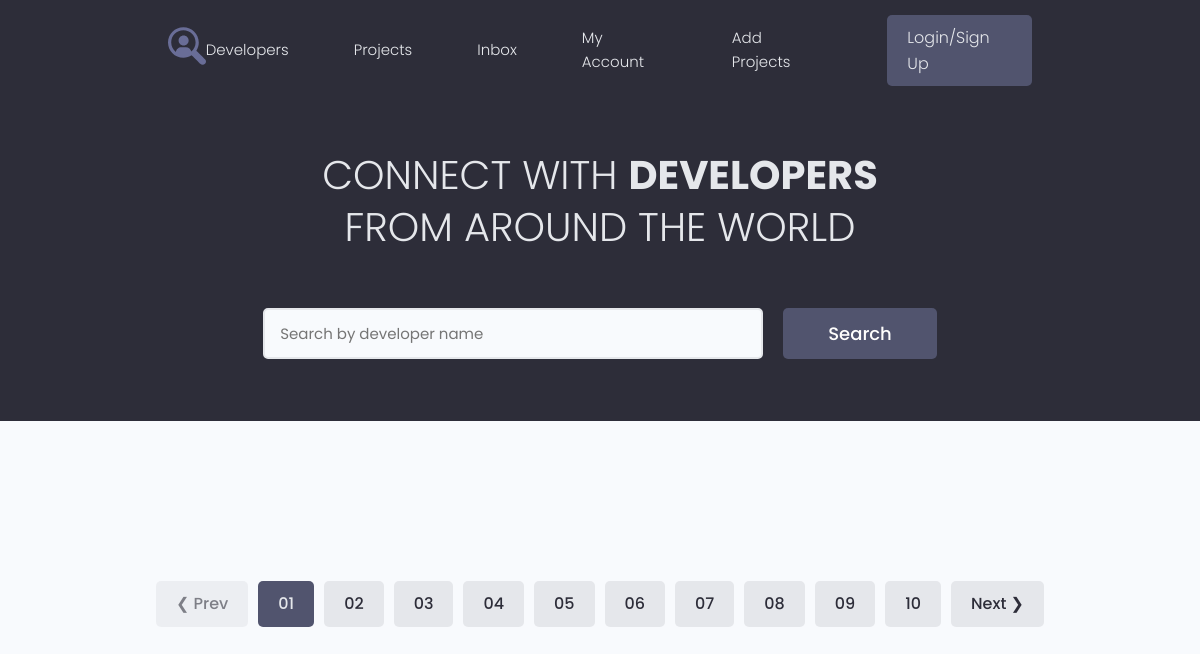
Before: / with the older database file.
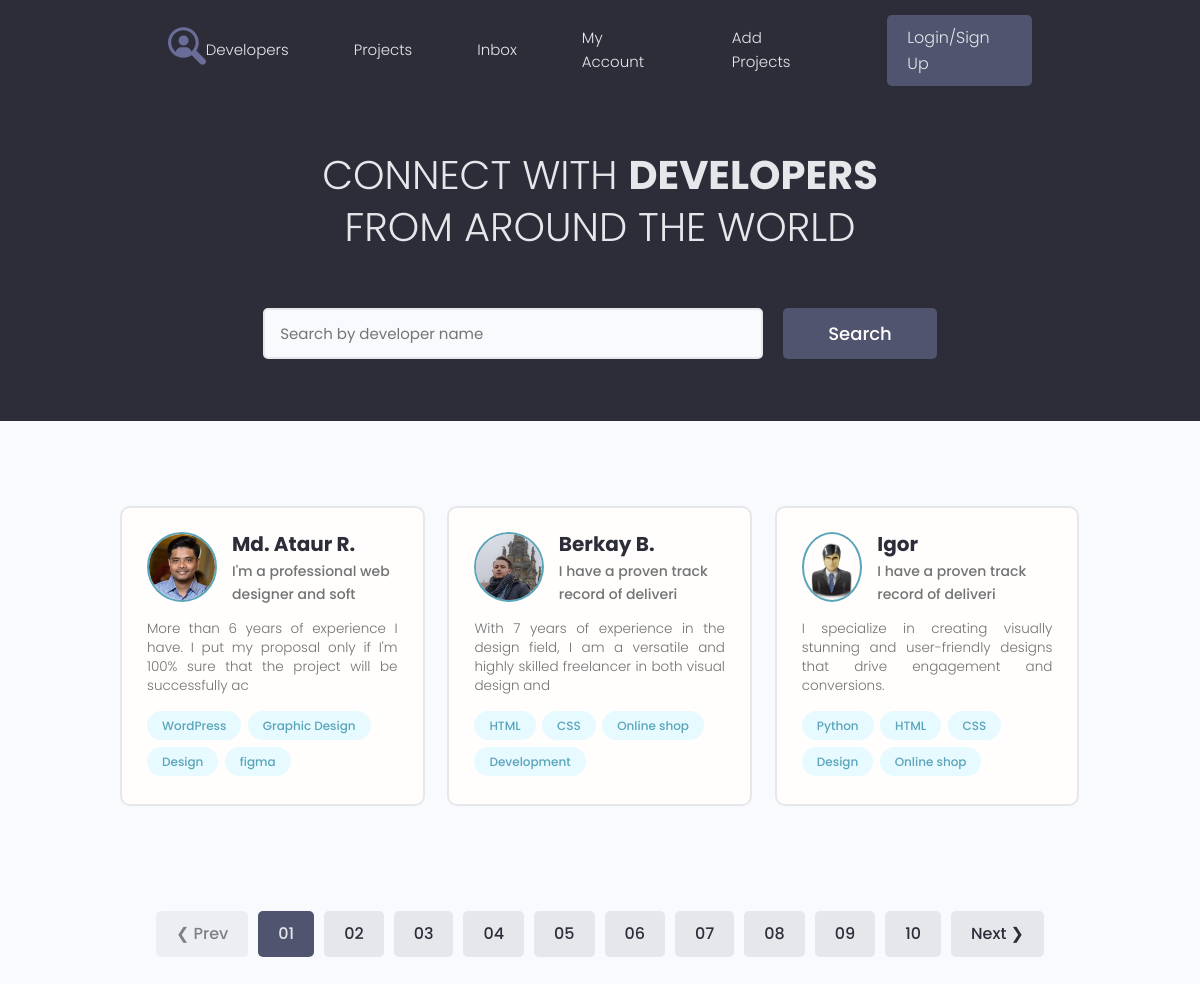
After: the same page with the newer database file.
### users/models.py (models this page shows, shortened)
class Profile(models.Model):
    user = models.OneToOneField(User, on_delete=models.CASCADE, blank=True)
    name = models.CharField(max_length=200, blank=True)
    email = models.EmailField(max_length=200, blank=True)
    username = models.CharField(max_length=200, blank=True)
    short_intro = models.CharField(max_length=200, blank=True)
    bio = models.TextField(blank=True)
    profile_image = models.ImageField(upload_to="profiles/", default="profiles/user-default.png")
    social_github = models.CharField(max_length=200, blank=True)
    social_youtube = models.CharField(max_length=200, blank=True)
    social_website = models.CharField(max_length=200, blank=True)
    created = models.DateTimeField(auto_now_add=True)

class Skill(models.Model):
    owner = models.ForeignKey(Profile, on_delete=models.CASCADE, blank=True)
    name = models.CharField(max_length=200, blank=True)
    description = models.TextField(blank=True)
    created = models.DateTimeField(auto_now_add=True)
    def __str__(self):
        return self.name

### users/views.py (the view)
# urls.py: path('', views.profiles, name='profiles'),
def profiles(request):
    prof = Profile.objects.all()
    context = {'profiles': prof}
    return render(request, 'users/index.html', context)

### users/templates/users/index.html (shortened to what this page needs)
{% extends 'projects/base.html' %}
{% block content %}
  <main class="home">
    <section class="hero-section text-center">
      <div class="container container--narrow">
        <div class="hero-section__box">
          <h2>CONNECT WITH <span>DEVELOPERS</span></h2>
          <h2>FROM AROUND THE WORLD</h2>
        </div>
        <div class="hero-section__search">
          <form class="form" action="#" method="get">
            <div class="form__field">
              <input class="input input--text" id="formInput#search" type="text" name="text"
                placeholder="Search by developer name" />
            </div>
            <input class="btn btn--sub btn--lg" type="submit" value="Search" />
          </form>
        </div>
      </div>
    </section>
    <section class="devlist">
      <div class="container">
        <div class="grid grid--three">
          {% for profile in profiles %}
          <div class="column card">
            <div class="dev">
              <a href="{% url 'user_profile' profile.id %}" class="card__body">
                <div class="dev__profile">
                  <img class="avatar avatar--md" src="{{ profile.profile_image.url }}" alt="image" />
                  <div class="dev__meta">
                    <h3>{{ profile.name }}</h3>
                    <h5>{{ profile.short_intro|slice:"40" }}</h5>
                  </div>
                </div>
                <p class="dev__info">
                  {{ profile.bio|slice:"120" }}
                </p>
                <div class="dev__skills">
                  {% for skill in profile.skill_set.all|slice:"5" %}
                  <span class="tag tag--pill tag--main">
                    <small>{{ skill }}</small>
                  </span>
                  {% endfor %}
                </div>
              </a>
            </div>
          </div>
          {% endfor %}
        </div>
      </div>
    </section>
    <div class="pagination">
      <ul class="container">
        <li><a href="#" class="btn btn--disabled">&#10094; Prev</a></li>
        <li><a href="#" class="btn btn--sub">01</a></li>
        <li><a href="#" class="btn">02</a></li>
        <li><a href="#" class="btn">03</a></li>
        <li><a href="#" class="btn">04</a></li>
        <li><a href="#" class="btn">05</a></li>
        <li><a href="#" class="btn">06</a></li>
        <li><a href="#" class="btn">07</a></li>
        <li><a href="#" class="btn">08</a></li>
        <li><a href="#" class="btn">09</a></li>
        <li><a href="#" class="btn">10</a></li>
        <li><a href="#" class="btn">Next &#10095;</a></li>
      </ul>
    </div>
  </main>
{% endblock %}

### projects/templates/projects/base.html (shortened to what this page needs)
<!DOCTYPE html>
{% load static %}
<html lang="en">
<head>
   <link rel="stylesheet" href="https://maxcdn.bootstrapcdn.com/font-awesome/4.5.0/css/font-awesome.min.css">
  <link rel="stylesheet" href="{% static 'uikit/styles/uikit.css' %}" />
  <link rel="stylesheet" href="{% static 'styles/app.css' %}" />
</head>
<body>
{% include 'projects/navbar.html' %}
{% block content %}
{% endblock %}
</body>
</html>

### projects/templates/projects/navbar.html (shortened to what this page needs)
{% load static %}
<header class="header">
    <div class="container container--narrow">
        <a href="/" class="header__logo">
            <img src="{% static 'images/logo.svg' %}" alt="DevSearch Logo"/>
        </a>
        <nav class="header__nav">
            <ul class="header__menu">
                <li class="header__menuItem"><a href="{% url 'profiles' %}">Developers</a></li>
                <li class="header__menuItem"><a href="{% url 'projects' %}">Projects</a></li>
                <li class="header__menuItem"><a href="inbox.html">Inbox</a></li>
                <li class="header__menuItem"><a href="account.html">My Account</a></li>
                <li class="header__menuItem"><a href="{% url 'create-project' %}">Add Projects</a></li>
                <li class="header__menuItem"><a href="login.html" class="btn btn--sub">Login/Sign Up</a></li>
            </ul>
        </nav>
    </div>
</header>

### projects/static/styles/app.css (style rules this page uses)
:root { --color-sub: #2d2d39; }
.btn--sub { background-color: var(--color-sub-light); }
.card { border: 2px solid var(--color-light); }
img { width: 100%; }
.header { position: sticky; z-index: 111; background-color: var(--color-sub); padding: 1.5rem 0; }
.header > .container { display: flex; justify-content: space-between; align-items: center; }
.header__logo > img { height: 3.8rem; }
.header__nav > ul { display: inline-flex; align-items: center; list-style: none; gap: 6.5rem; }
.header__menuItem > a { color: var(--color-light); font-weight: 300; }
.hero-section { height: 40vh; display: flex; align-items: center; background-color: var(--color-sub); }
.hero-section__box { margin-bottom: 4rem; }
.hero-section__box > h2, .hero-section__box > h2 > span { font-size: 4rem; color: var(--color-light); line-height: 1.3; text-transform: uppercase; }
.hero-section__box > h2 { font-weight: 300; }
.hero-section__box > h2 > span { font-weight: 700; }
.hero-section__search > .form { display: flex; align-items: center; justify-content: center; gap: 2rem; }
.hero-section__search > .form input.input--text { width: 50rem; }
.devlist { margin-top: 8rem; }
.devlist .grid { align-items: stretch; }
.devlist .dev .dev__profile { display: flex; align-items: center; gap: 1.5rem; }
.devlist .dev .dev__meta h3 { color: var(--color-sub); font-size: 2rem; font-weight: 700; }
.devlist .dev .dev__meta h5 { color: var(--color-text); font-size: 1.4rem; font-weight: 500; }
.devlist .dev .dev__info { margin: 1.5rem 0; font-size: 1.35rem; line-height: 1.4; text-align: justify; }
.pagination { margin-top: 8rem; margin-bottom: 10rem; }
.pagination > ul { flex-wrap: wrap; list-style: none; display: flex; align-items: center; justify-content: center; gap: 1rem; }
.pagination .btn { color: var(--color-sub); }
.pagination .btn.btn--sub { color: var(--color-light); }

### projects/static/uikit/styles/modules/_variables.css (style rules this page uses)
:root { --color-main: #5aa5b9; --color-main-light: #e6faff; --color-sub: #3f4156; --color-sub-light: #51546e; --color-sub-lighter: #ededfd; --color-text: #737373; --color-gray: #8b8b8b; --color-light: #e5e7eb; --color-light-gray: #767676; --color-bg: #f8fafd; --color-white: #fffefd; --color-white-light: #f3f3f3; --color-success: #359e64; --color-success-bg: #def8e8; --color-error: #fc4b0b; --color-error-bg: #fff2ee; --font-base: 'Poppins', arial, helvetica, 'Segoe UI', roboto, ubuntu, sans-serif; --font-monospace: 'Fira Code', 'Courier New', courier, monospace; --font-regular: 300; --font-medium: 500; --font-bold: 700; --generic-shadow: 1px 1px 5px #00000010; --generic-transition: all 0.3s ease-in-out; }

### projects/static/uikit/styles/modules/_base.css (style rules this page uses)
* { margin: 0; padding: 0; box-sizing: border-box; text-rendering: optimizeLegibility; color: inherit; font-size: inherit; }
html { font-size: 50%; }
@media only screen and (min-width: 480px) { html { font-size: 56.25%; } }
@media only screen and (min-width: 1200px) { html { font-size: 62.5%; } }
body { line-height: 1.6; font-weight: 400; font-size: 1.5rem; color: var(--color-text); background-color: var(--color-bg); min-height: 100vh; }

### projects/static/uikit/styles/modules/_typography.css (style rules this page uses)
* { font-family: var(--font-base); }
h2 { font-size: 3.6rem; font-weight: var(--font-bold); }
h3 { font-size: 3.2rem; font-weight: var(--font-medium); }
h5 { font-size: 2.4rem; font-weight: var(--font-medium); }
h5, h6 { font-weight: var(--font-regular); }
p, span, strong { font-size: 1.6rem; color: var(--color-text); font-weight: var(--font-regular); }
a { padding-bottom: 2px; text-decoration: none; display: inline-block; color: var(--color-main); font-weight: var(--font-medium); }

### projects/static/uikit/styles/modules/_utilities.css (style rules this page uses)
.container { width: 92%; max-width: 165rem; margin: 0 auto; box-sizing: border-box; }
.container--narrow { width: 92%; max-width: 120rem; }
@media screen and (min-width: 1000px) { .container { width: 90%; } }
@media screen and (min-width: 1000px) { .container--narrow { width: 85%; } }
@media screen and (min-width: 1200px) { .container { width: 80%; } }
@media screen and (min-width: 1200px) { .container--narrow { width: 72%; } }
.text-center { text-align: center; }

### projects/static/uikit/styles/modules/_avatar.css (style rules this page uses)
.avatar { border-radius: 50%; border: 2px solid var(--color-main); object-fit: cover; }
.avatar--md { height: 7rem; width: 7rem; }

### projects/static/uikit/styles/modules/_card.css (style rules this page uses)
.card { border-radius: 1rem; background-color: var(--color-white); border: 1.5px solid var(--color-light); width: auto; height: auto; margin-top: 0.5rem; margin-bottom: 0.5rem; overflow: hidden; }
.card__body, .card__header { padding: 2rem 2.5rem; }

Changed rows visible on the page:
added Profile: profile_image (picture), name "Md. Ataur R.", short_intro "I'm a professional web designer and soft", bio "More than 6 years of experience I have. I put my proposal only if I'm 100% sure that the project will be successfully ac"
added Skill: name "WordPress", shown under "Md. Ataur R."
added Skill: name "Graphic Design", shown under "Md. Ataur R."
added Skill: name "Design", shown under "Md. Ataur R."
added Skill: name "figma", shown under "Md. Ataur R."
added Profile: profile_image (picture), name "Berkay B.", short_intro "I have a proven track record of deliveri", bio "With 7 years of experience in the design field, I am a versatile and highly skilled freelancer in both visual design and"
added Skill: name "HTML", shown under "Berkay B."
added Skill: name "CSS", shown under "Berkay B."
added Skill: name "Online shop", shown under "Berkay B."
added Skill: name "Development", shown under "Berkay B."
added Profile: profile_image (placeholder picture), name "Igor", short_intro "I have a proven track record of deliveri", bio "I specialize in creating visually stunning and user-friendly designs that drive engagement and conversions."
added Skill: name "Python", shown under "Igor"
added Skill: name "HTML", shown under "Igor"
added Skill: name "CSS", shown under "Igor"
added Skill: name "Design", shown under "Igor"
added Skill: name "Online shop", shown under "Igor"
